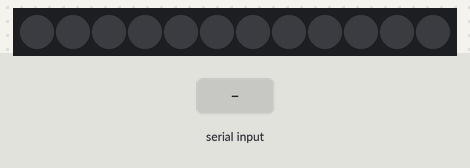
The sketch below on a simulated Arduino Uno, built with avr-gcc and run on an emulated ATmega328P. Shown: 12 RGB LEDs in strip order, left to right. Inputs (shaded band) come from the test bench. Dim RGB values are drawn brighter than linear.

Above: at 1.2 s.
1.3 s: "r" received over Serial
At 2.0 s:
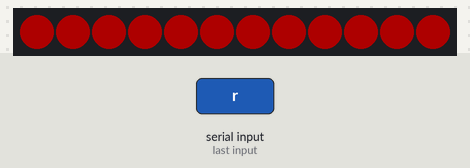
2.8 s: "b" received over Serial
At 3.1 s:
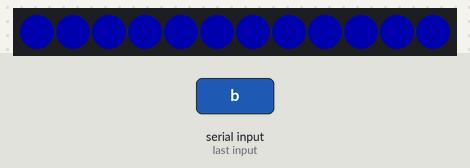
4.3 s: "g" received over Serial
At 5.4 s:
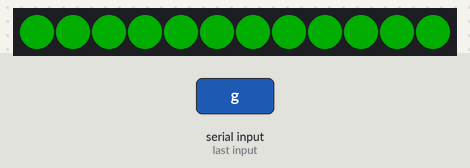
5.8 s: "y" received over Serial
At 6.6 s:
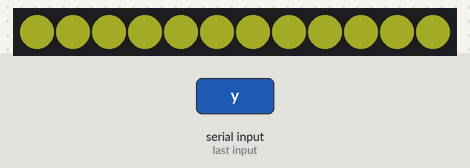
Timing chart, 0 to 8.3 s (numbered marks = the images above; inputs shaded):
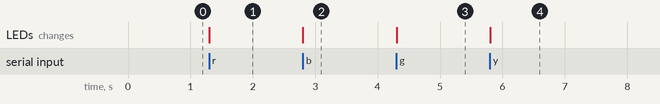

Measured:
- after the input at 1.3 s, the LEDs: change at once (image 1)
- after the input at 2.8 s, the LEDs: change at once (image 2)
- after the input at 4.3 s, the LEDs: change at once (image 3)
- after the input at 5.8 s, the LEDs: change at once (image 4)

The sketch:

Buttons.ino
```cpp
#include <Adafruit_NeoPixel.h>
#define PIN 6

Adafruit_NeoPixel strip = Adafruit_NeoPixel(12, PIN, NEO_GRB + NEO_KHZ800);


void setup() {
  // put your setup code here, to run once:

  strip.begin();
  strip.setBrightness(50);
  strip.show();
  Serial.begin(9600);// Initialize all pixels to 'off'
}

void loop() {
  // put your main code here, to run repeatedly:
  uint32_t red = strip.Color(255, 0, 0, 0);
  uint32_t green = strip.Color(0, 255, 0, 0);
  uint32_t blue = strip.Color(0, 0, 255, 0);
  uint32_t yellow = strip.Color(255, 255, 224, 0);


  if(Serial.available()){
    char val = Serial.read();
    strip.show();
    uint32_t red = strip.Color(255, 0, 0, 0);
    uint32_t green = strip.Color(0, 255, 0, 0);
    uint32_t blue = strip.Color(0, 0, 255, 0);
    uint32_t yellow = strip.Color(225, 235, 54, 0);

    if(val == 'r'){

      strip.fill(red, 0, 12);
      strip.show();
    }
    if(val == 'b'){

      strip.fill(blue, 0, 12);
      strip.show();
    }
    if(val == 'g'){

      strip.fill(green, 0, 12);
      strip.show();
    }
    if(val == 'y'){

      strip.fill(yellow, 0, 12);
      strip.show();
    }
    if(val == 'f'){
      strip.show();
    }

  }
}
```
